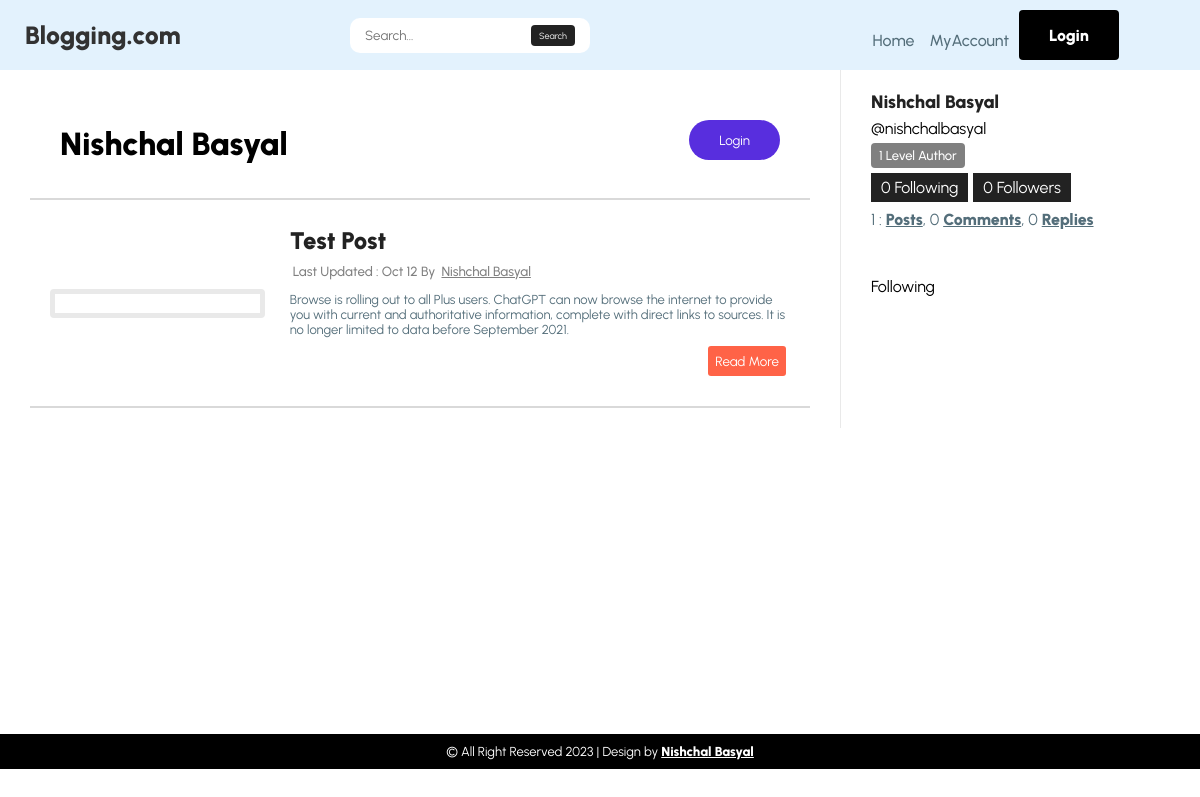
The app's page /author/nishchalbasyal with its own data.
### blog/models.py (models this page shows, shortened)
class CustomBlogUser(AbstractUser):
     id = models.UUIDField(primary_key=True, default=uuid.uuid4, editable=False)
     fullname =  models.CharField(max_length=50)
     bio =  models.TextField(max_length=150,blank=True,null=True)
     levelofAuthor = {
          (1, "Level 1 Author"),
          (2, "Level 2 Author"),
          (3, "Level 3 Author"),
     }
     profile_picture = CloudinaryField('Image',overwrite=True,format="png",blank=True,null=True)
     authorLevel =  models.IntegerField(choices=levelofAuthor,default=1)
     total_followers = models.PositiveIntegerField(default=0,blank=True,null=True)
     total_following = models.PositiveIntegerField(default=0,blank=True,null=True)
     totalpost = models.PositiveIntegerField(default=0,blank=True,null=True)
     totalcomment = models.PositiveIntegerField(default=0,blank=True,null=True)
     totalreply = models.PositiveIntegerField(default=0,blank=True,null=True)
     socialLink1 =  models.URLField(blank=True,null=True)
     socialLink2 =  models.URLField(blank=True,null=True)
     socialLink3 =  models.URLField(blank=True,null=True)
     updated_at = models.DateTimeField(auto_now=True)
     is_staff = models.BooleanField(default=False)
     is_active = models.BooleanField(default=True)
     obj = CustomUserManager()
     class Meta:
          ordering = ('-date_joined',)

class Post(models.Model):
     id = models.UUIDField(primary_key=True, default=uuid.uuid4, editable=False)
     user =  models.ForeignKey(to=CustomBlogUser,  on_delete=models.DO_NOTHING)
     title = models.CharField(max_length=200)
     summary = models.CharField(max_length=500,blank=True,null=True)
     description =  RichTextField()
     slug = models.SlugField(max_length=255, blank=True,null=True)
     created_at = models.DateTimeField(auto_now_add=True)
     updated_at = models.DateTimeField(auto_now=True)
     featureImage = CloudinaryField('FeatureImage',overwrite=True,format="png",blank=True,null=True)
     class Meta:
          ordering = ('-created_at',)

### blog/views.py (the view, shortened to what this page needs)
# urls.py: path('author/<username>', author_view,name="author.url"),
def author_view(request,username):
    context = Reusable_Context(request)
    author = CustomBlogUser.objects.get(username=username)
    currentUserFollowingList = None;
    currentUser = "";
    if request.user.username:
        currentUser = CustomBlogUser.objects.get(username=context['username'])
        currentUserFollowingList = user_follow.objects.filter(follower=currentUser)
    posts = Post.objects.filter(user=author)
    followingList = user_follow.objects.filter(follower=author)
    context["author"] = author
    context["posts"] = posts
    isAlreadyFollow = False
    current_user =  request.GET.get('currentUser')
    author_r =  request.GET.get('currentUser')
    if currentUser and currentUserFollowingList:
        if currentUserFollowingList.filter(following=author).exists():
            isAlreadyFollow = True
    context["isAlreadyFollow"] = isAlreadyFollow
    paginator = Paginator(followingList,10)
    page_number = request.GET.get('page')
    page = paginator.get_page(page_number)
    context["page"] = page
    return render(request, "author.html",context)

### blog/views.py (called while the page is built)
def Reusable_Context(request):
        context = {};
        if request.user.is_authenticated:
            context['authenticated'] = True
            username  = request.user.username
            user = CustomBlogUser.objects.get(username=username)
            context['user'] =  user
            context['fullname'] = user.fullname
            context['profile_picture'] = user.profile_picture
            context['username'] = request.user.username
        else:
            context['authenticated'] = False
        return context

### blog/templates/author.html (shortened to what this page needs)
{% extends "base.html" %}  {% load static %}
{% block  content %}
  <div class="author-section">
      <div class="container">
          <div class="right-section">
            <div class="header">
                <div class="left">
                    <h1>{{author.fullname}}</h1>
                </div>
            {% if user.username %}
                {% if user.username == author.username %}
                    <button>Edit</button>
                {% else %}
                    <button id="followBtn" onclick="handleFollowhandler('{{ user.username }}', '{{ author.username }}')">
                        {% if isAlreadyFollow %}
                            Unfollow
                        {% else %}
                            Follow
                        {% endif %}
                    </button>
                {% endif %}
            {% else %}
                <button onclick="login_func()">Login</button>
            {% endif %}
             </div>
            <div class="all-posts">
              {% if user.username == author.username %}
              {% for  post in  posts%}
                 {% include "post_card.html" with post=post isAuth=True %}
              {% endfor %}
              {% else %}
              {% for  post in  posts%}
              {% include "post_card.html" with post=post isAuth=False %}
             {% endfor %}
              {% endif %}
            </div>
        </div>
        <div class="left-section">
                   <span class="author-name">{{author.fullname}}</span>
                   <span class="username">
                    @{{author.username}}
                   </span>
                   <span class="Level level-{{author.authorLevel}}-author">
                     {{author.authorLevel}} Level Author
                   </span>
                   <div class="follower-section">
                     <span class="following">{{author.total_following}} Following</span>  <span class="followers">{{author.total_followers}} Followers</span>
                   </div>
                   <div class="author-meta">
                      <span><p>{{author.totalpost}} : <strong>Posts</strong>,  {{author.totalcomment}} <strong>Comments</strong>,  {{author.totalreply}} <strong>Replies</strong></p></span>
                   </div>
                   <div class="get-followers">
                     <p class="">Following</p>
                   </div>
            </div>
    </div>
  </div>
{% endblock  %}

### blog/templates/post_card.html (shortened to what this page needs)
 <div class="blog-card">
  {% if  post.featureImage%}
  <div class="left-img-section">
  </div>
  {% endif %}
  <div class="right-content-section">
    <h1 class="blog-title" onClick="single_post_func('{{post.slug}}')">{{post.title}}</h1>
    <span><p>
       Last Updated : {{post.updated_at | date:"M j"}} By <span>
        <a href="{% url "author.url" post.user.username  %}">
          {% if  post.user.fullname%}
          {{post.user.fullname}}
          {% else %}
          {{post.user.username}}
          {% endif %}
        </a>
      </span>
    </p>
  </span>
     <p class="blog-meta-description">
       {{post.summary | safe}}
    </p>
    <span class="btn">
      {% if isAuth %}
      <button class="btn-post" onClick="single_post_edit_func('{{post.slug}}')">Edit</button>
      <button class="btn-post" onClick="single_post_delete_func('{{post.slug}}')">Delete</button>
      {% else %}
      <button class="btn-post" onClick="single_post_func('{{post.slug}}')">Read More</button>
      {% endif %}
    </span>
  </div>
</div>

### static/css/style.css (style rules this page uses)
* { margin: 0; padding: 0; box-sizing: border-box; font-family: 'Urbanist'; }
:root { --secondary: #e3f2fd; --primary: #582EDE; --third: #7558d3; --text-primary: #222222; --text-secondary: #546e7a; --border-color: rgb(233, 233, 233); --background-color : #dcdedf; }
.blog-card { width: 100%; display: flex; flex-direction: row; justify-content: center; align-items: center; min-height: 210px; padding: 5px 20px; gap: 10px; }
.blog-card:nth-child(odd) { border-top: 2px solid rgb(217, 217, 217); border-bottom: 2px solid rgb(217, 217, 217); }
.blog-card .left-img-section { width: 40%; overflow: none; display: block; margin: 0 auto; border: 5px solid rgb(233, 233, 233); border-radius: 4px; }
.blog-card .left-img-section { width: 30%; overflow: none; display: block; margin: 0 auto; border: 5px solid rgb(233, 233, 233); border-radius: 4px; }
.blog-card .right-content-section { width: 70%; display: flex; flex-direction: column; margin-left: 15px; }
.blog-card .right-content-section h1 { font-size: x-large; color: var(--text-primary); cursor: pointer; }
.blog-card .right-content-section span p { font-size: smaller; color: gray; padding: 3px; font-weight: 500; cursor: pointer; }
.blog-card .right-content-section span p a { color: gray; padding: 3px; cursor: pointer; }
.blog-card .right-content-section p { font-size: small; color: var(--text-secondary); margin: 5px 0px; }
.blog-card .right-content-section .btn { width: 100%; text-align: end; }
.blog-card .right-content-section button { background-color: tomato; border: none; color: white; padding: 7px; width: fit-content; margin: 4px; border-radius: 3px; cursor: pointer; }
.author-section { width: 100%; min-height: 83vh; }
.author-section .container { width: 100%; }
.author-section .container { width: 100%; display: flex; }
.author-section .right-section { width: 100%; display: flex; flex: 1; }
.author-section .right-section { display: flex; flex-direction: column; width: 60%; padding: 20px 30px; }
.author-section .right-section .header { display: flex; width: 100%; gap: 10px; padding: 30px; justify-content: space-between; }
.author-section .right-section .header h1 { color: black; margin: 5px 0px; }
.author-section .right-section .header button { padding: 10px 30px; cursor: pointer; color: white; background-color: var(--primary); cursor: pointer; border: none; border-radius: 20px; height: 40px; }
.author-section .left-section { display: flex; flex-direction: column; width: 30%; padding: 20px; }
.author-section .left-section { display: flex; flex-direction: column; width: 30%; padding: 20px 30px; border-left: 1px solid var(--border-color); gap: 5px; }
.author-section .left-section .author-name { color: #222222; font-size: 16px; font-weight: bold; text-transform: capitalize; }
.author-section .left-section .author-name { color: #222222; font-size: large; font-weight: bold; text-transform: capitalize; line-height: 24px; }
.author-section .left-section .Level { font-size: small; background-color: gray; width: fit-content; padding: 5px 8px; color: white; font-weight: 500; text-transform: capitalize; border-radius: 4px; cursor: pointer; }
.author-section .left-section .follower-section { display: flex; justify-content: start; align-items: center; }
.author-section .left-section .follower-section span { background-color: #222222; color: white; margin-right: 5px; font-size: medium; padding: 5px 10px; text-transform: capitalize; }
.author-section .left-section .author-meta { color: var(--text-secondary); margin-right: 5px; font-size: medium; text-transform: capitalize; padding: 3px 0px; width: 100%; display: block; }
.author-section .left-section .author-meta strong { text-decoration: underline; }
.author-section .left-section .get-followers { width: 100%; margin-top: 40px; }

### records on screen
CustomBlogUser: fullname "Nishchal Basyal", username "nishchalbasyal", authorLevel "1", total_following "0", total_followers "0", totalpost "1", totalcomment "0", totalreply "0"
Post: title "Test Post", updated_at "Oct 12", user.fullname "Nishchal Basyal", summary "Browse is rolling out to all Plus users. ChatGPT can now browse the internet to provide you with current and authoritative information, complete with direct links to sources. It is no longer limited to data before September 2021."
